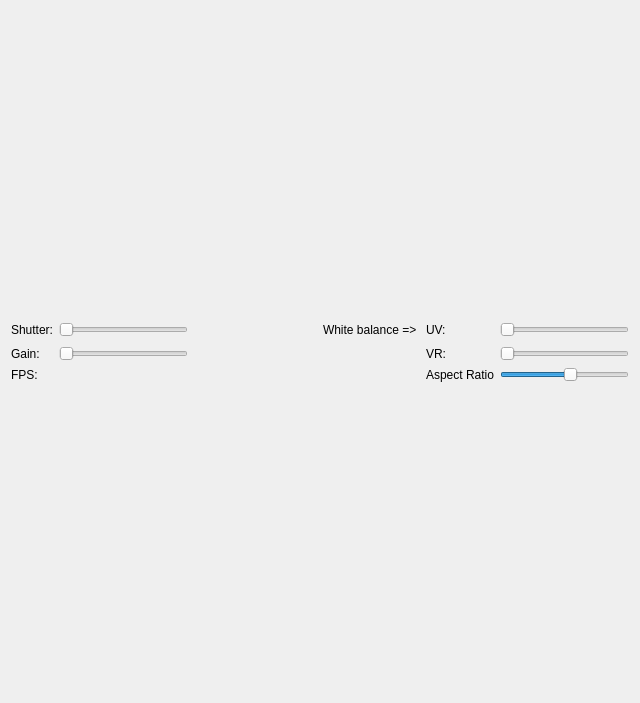
<?xml version="1.0" encoding="UTF-8"?>
<ui version="4.0">
 <class>VideoDialog</class>
 <widget class="QDialog" name="VideoDialog">
  <property name="windowModality">
   <enum>Qt::NonModal</enum>
  </property>
  <property name="geometry">
   <rect>
    <x>0</x>
    <y>0</y>
    <width>640</width>
    <height>703</height>
   </rect>
  </property>
  <property name="windowTitle">
   <string>Video Dialog</string>
  </property>
  <layout class="QVBoxLayout" name="verticalLayout">
   <item>
    <layout class="QGridLayout" name="gridLayout">
     <item row="1" column="0">
      <widget class="QLabel" name="gainLabel">
       <property name="text">
        <string>Gain:</string>
       </property>
      </widget>
     </item>
     <item row="0" column="3">
      <widget class="QLabel" name="wbLabel">
       <property name="text">
        <string>White balance =&gt; </string>
       </property>
      </widget>
     </item>
     <item row="0" column="5">
      <widget class="QSlider" name="uvSlider">
       <property name="orientation">
        <enum>Qt::Horizontal</enum>
       </property>
      </widget>
     </item>
     <item row="1" column="4">
      <widget class="QLabel" name="vrLabel">
       <property name="text">
        <string>VR:</string>
       </property>
      </widget>
     </item>
     <item row="1" column="1">
      <widget class="QSlider" name="gainSlider">
       <property name="orientation">
        <enum>Qt::Horizontal</enum>
       </property>
      </widget>
     </item>
     <item row="0" column="4">
      <widget class="QLabel" name="uvLabel">
       <property name="text">
        <string>UV:</string>
       </property>
      </widget>
     </item>
     <item row="1" column="5">
      <widget class="QSlider" name="vrSlider">
       <property name="orientation">
        <enum>Qt::Horizontal</enum>
       </property>
      </widget>
     </item>
     <item row="0" column="1">
      <widget class="QSlider" name="shutterSlider">
       <property name="orientation">
        <enum>Qt::Horizontal</enum>
       </property>
      </widget>
     </item>
     <item row="0" column="2">
      <spacer name="horizontalSpacer_2">
       <property name="orientation">
        <enum>Qt::Horizontal</enum>
       </property>
       <property name="sizeHint" stdset="0">
        <size>
         <width>40</width>
         <height>20</height>
        </size>
       </property>
      </spacer>
     </item>
     <item row="0" column="0">
      <widget class="QLabel" name="shutterLabel">
       <property name="text">
        <string>Shutter:</string>
       </property>
      </widget>
     </item>
     <item row="2" column="0">
      <widget class="QLabel" name="FPSLabel">
       <property name="sizePolicy">
        <sizepolicy hsizetype="Preferred" vsizetype="Preferred">
         <horstretch>0</horstretch>
         <verstretch>0</verstretch>
        </sizepolicy>
       </property>
       <property name="text">
        <string>FPS:</string>
       </property>
      </widget>
     </item>
     <item row="2" column="5">
      <widget class="QSlider" name="widthSlider">
       <property name="minimum">
        <number>200</number>
       </property>
       <property name="maximum">
        <number>1000</number>
       </property>
       <property name="value">
        <number>640</number>
       </property>
       <property name="orientation">
        <enum>Qt::Horizontal</enum>
       </property>
      </widget>
     </item>
     <item row="2" column="4">
      <widget class="QLabel" name="aspectRatioLAbel">
       <property name="text">
        <string>Aspect Ratio</string>
       </property>
      </widget>
     </item>
    </layout>
   </item>
  </layout>
 </widget>
 <resources/>
 <connections>
  <connection>
   <sender>shutterSlider</sender>
   <signal>sliderMoved(int)</signal>
   <receiver>VideoDialog</receiver>
   <slot>onShutterChanged(int)</slot>
   <hints>
    <hint type="sourcelabel">
     <x>159</x>
     <y>555</y>
    </hint>
    <hint type="destinationlabel">
     <x>319</x>
     <y>304</y>
    </hint>
   </hints>
  </connection>
  <connection>
   <sender>gainSlider</sender>
   <signal>sliderMoved(int)</signal>
   <receiver>VideoDialog</receiver>
   <slot>onGainChanged(int)</slot>
   <hints>
    <hint type="sourcelabel">
     <x>159</x>
     <y>590</y>
    </hint>
    <hint type="destinationlabel">
     <x>319</x>
     <y>304</y>
    </hint>
   </hints>
  </connection>
  <connection>
   <sender>uvSlider</sender>
   <signal>sliderMoved(int)</signal>
   <receiver>VideoDialog</receiver>
   <slot>onUVChanged(int)</slot>
   <hints>
    <hint type="sourcelabel">
     <x>528</x>
     <y>555</y>
    </hint>
    <hint type="destinationlabel">
     <x>319</x>
     <y>304</y>
    </hint>
   </hints>
  </connection>
  <connection>
   <sender>vrSlider</sender>
   <signal>sliderMoved(int)</signal>
   <receiver>VideoDialog</receiver>
   <slot>onVRChanged(int)</slot>
   <hints>
    <hint type="sourcelabel">
     <x>528</x>
     <y>590</y>
    </hint>
    <hint type="destinationlabel">
     <x>319</x>
     <y>304</y>
    </hint>
   </hints>
  </connection>
  <connection>
   <sender>widthSlider</sender>
   <signal>sliderMoved(int)</signal>
   <receiver>VideoDialog</receiver>
   <slot>onWidthChanged(int)</slot>
   <hints>
    <hint type="sourcelabel">
     <x>564</x>
     <y>529</y>
    </hint>
    <hint type="destinationlabel">
     <x>319</x>
     <y>351</y>
    </hint>
   </hints>
  </connection>
 </connections>
 <slots>
  <slot>onShutterChanged(int)</slot>
  <slot>onGainChanged(int)</slot>
  <slot>onUVChanged(int)</slot>
  <slot>onVRChanged(int)</slot>
  <slot>onWidthChanged(int)</slot>
 </slots>
</ui>
